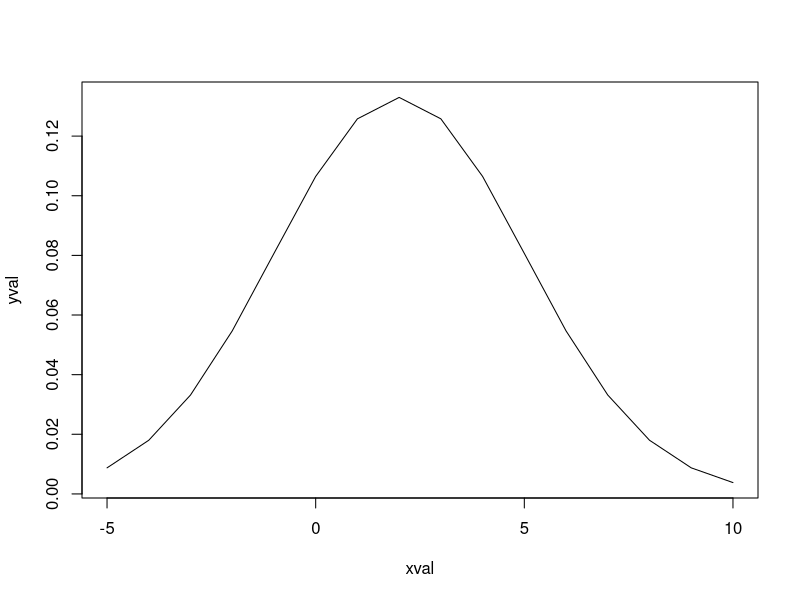
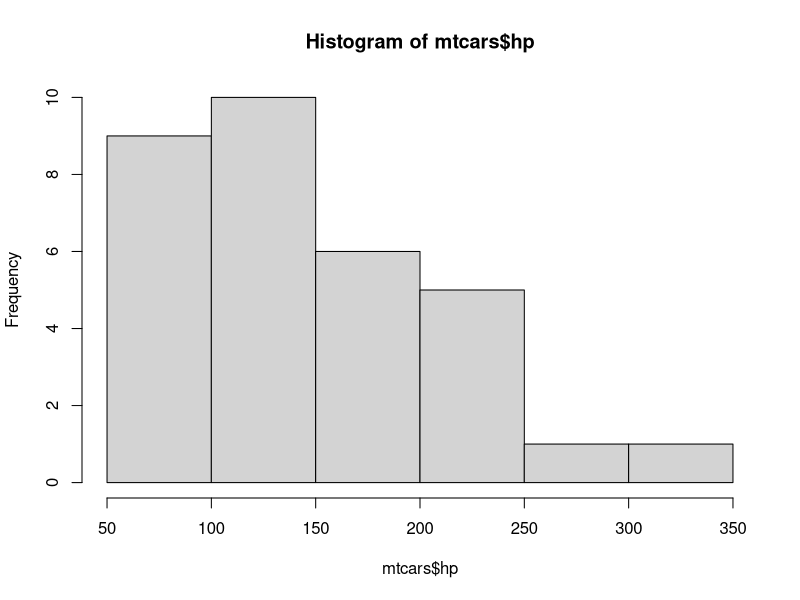

Recreate these plots in R, in order.
#Il pacchetto base "stats" gia' presente in R contiene diverse funzioni per l'analisi statistica


# 1) CALCOLO DI STATISTICHE SU CAMPIONI DI VALORI

x <- c(4,7,6,5,6,7)
#Media aritmetica
mean(x)
#Mediana
median(x)
#Varianza
var(x)
#Deviazione standard
sd(x)
#Covarianza tra due vettori
a <- c(7,2,5,1,7,3)
cov(x,a)
var(x,a)
#Correlazione (di Pearson) tra due vettori
cor(x,a)
#Altre misure di correlazione tra due vettori
cor(x,a,method="spearman")
cor(x,a,method="kendall")
#Matrice di covarianza tra le colonne di una matrice
mat <- matrix(c(1,5,3,4,2,7,8,4,1),nrow=3)
mat
cov(mat)
var(mat)
#Matrice di correlazione tra le colonne di una matrice
cor(mat)


# 2) DISTRIBUZIONI DI PROBABILITA'

#In R le funzioni che riguardano le distribuzioni di probabilita' sono caratterizzate da un termine che identifica la distribuzione
#Il termine e' preceduto da una lettera che indica il tipo di funzione:
#Lettera "d": calcolo della funzione di densita' su un valore o un vettore di valori (es. "dunif()" per la distribuzione uniforme)
#Lettera "p": calcolo del valore della funzione cumulativa (es. "pbinom()" per la funzione binomiale)
#Lettera "r": estrazione di un campione di dati dalla distribuzione (es. "rexp()" per la distribuzione esponenziale)
#Ogni funzione ha parametri specifici che dipendono dal tipo di distribuzione

#Esempi
#Calcola i valori della distribuzione normale con media 2 e deviazione standard 3 su un vettore di valori
xval <- -5:10
xval
yval <- dnorm(-5:10,mean=2,sd=3)
yval
plot(xval,yval,type="l")
#Calcola i valori della funzione cumulativa della distribuzione normale con media 2 e deviazione standard 3
pnorm(-5:10,mean=2,sd=3)
#Campiona 10 valori dalla distribuzione normale con media 2 e deviazione standard 3
rnorm(10,mean=2,sd=3)


# 3) TEST STATISTICI

# I test statistici si effettuano usando funzioni del tipo "x.test()" dove x e' il nome del test
#shapiro.test() (test di Shapiro-Wilk), ks.test() (test di Kolmogorov-Smirnov), t.test() (t-test), 
#wilcox.test() (test signed-rank di Wilcoxon), var.test() (F test di Fisher), prop.test() (test binomiale),
#chisq.test() (test Chi-quadro), fisher.test() (test esatto di Fisher)

#Esempi

#Test di Shapiro-Wilk (se p-value < alpha allora la distribuzione e' diversa dalla normale)
x <- exp(rnorm(100))
x
shapiro.test(x)

#Test di Kolmogorov-Smirnov
y <- exp(rnorm(100))
ks.test(x,y)

#t-test di Student su singolo campione
#Parametro "mu": media di riferimento
mtcars$mpg
t.test(mtcars$mpg,mu=15)

#t-test di Student su due campioni disaccoppiati
down <- c(20,15,10,5,20,15,10,5,20,15,10,5,20,15,10,5)
up <- c(23,16,10,4,22,15,12,7,21,16,11,5,22,14,10,6)
t.test(down,up)
#t-test di Student su due campioni accoppiati (devono essere vettori della stessa lunghezza)
t.test(down,up,paired=T)
#t-test di Student su due campioni disaccoppiati con varianza uguale
t.test(down,up,var.equal=T)
#t-test di Student su due campioni accoppiati con varianza uguale
t.test(down,up,paired=T,var.equal=T)

#Test Wilcoxon signed rank
#Parametro "mu": mediana di riferimento
hist(mtcars$hp)
wilcox.test(mtcars$hp,mu=200)

#Test Wilcoxon rank-sum (Mann-Whitney U test)
v1 <- c(3,4,4,3,2,3,1,3,5,2)
v2 <- c(5,5,6,7,4,4,3,5,6,5)
wilcox.test(v1,v2)
#Test Wilcoxon rank-sum (Mann-Whitney U test) con campioni accoppiati
wilcox.test(v1,v2,paired=T)

#F test di Fisher per confronto di varianze
v1 <- c(5,5,6,7,4,4,3,5,6,5)
v2 <- c(3,3,2,1,10,4,3,11,3,10)
var(v1)
var(v2)
var.test(v1,v2)

#Test binomiale
#Parametri: due vettori "x" e "n", contenenti rispettivamente numeratori e denominatori delle frazioni (proporzioni) da confrontare
#Esempio: confronto tra le frazioni 4/40 e 196/3270
prop.test(x=c(4,196),n=c(40,3270))

#Test Chi-quadro
#Parametro "x": matrice che rappresenta la tabella delle contingenze
count <- matrix(c(38,14,11,51),nrow=2)
count
chisq.test(count)
#La funzione restituisce una lista di risultati
#Il campo "expected" contiene la matrice con i valori attesi per ogni contingenza
chisq.test(count)$expected

#Test esatto di Fisher
#Parametro "x": matrice che rappresenta la tabella delle contingenze
count <- matrix(c(6,4,2,8),nrow=2)
count
fisher.test(count)

